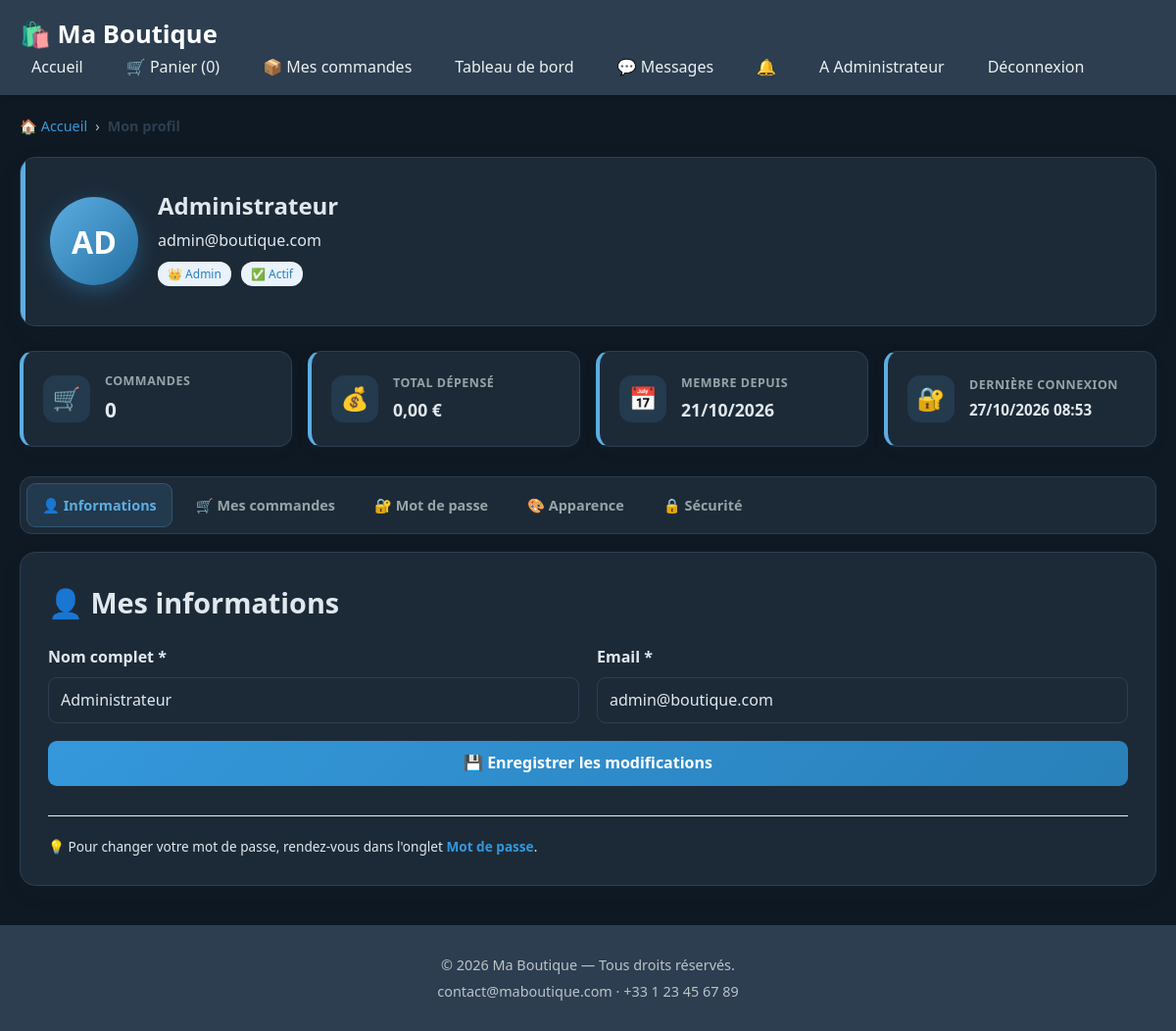
Page /profil.php (signed in) on the earlier database version.
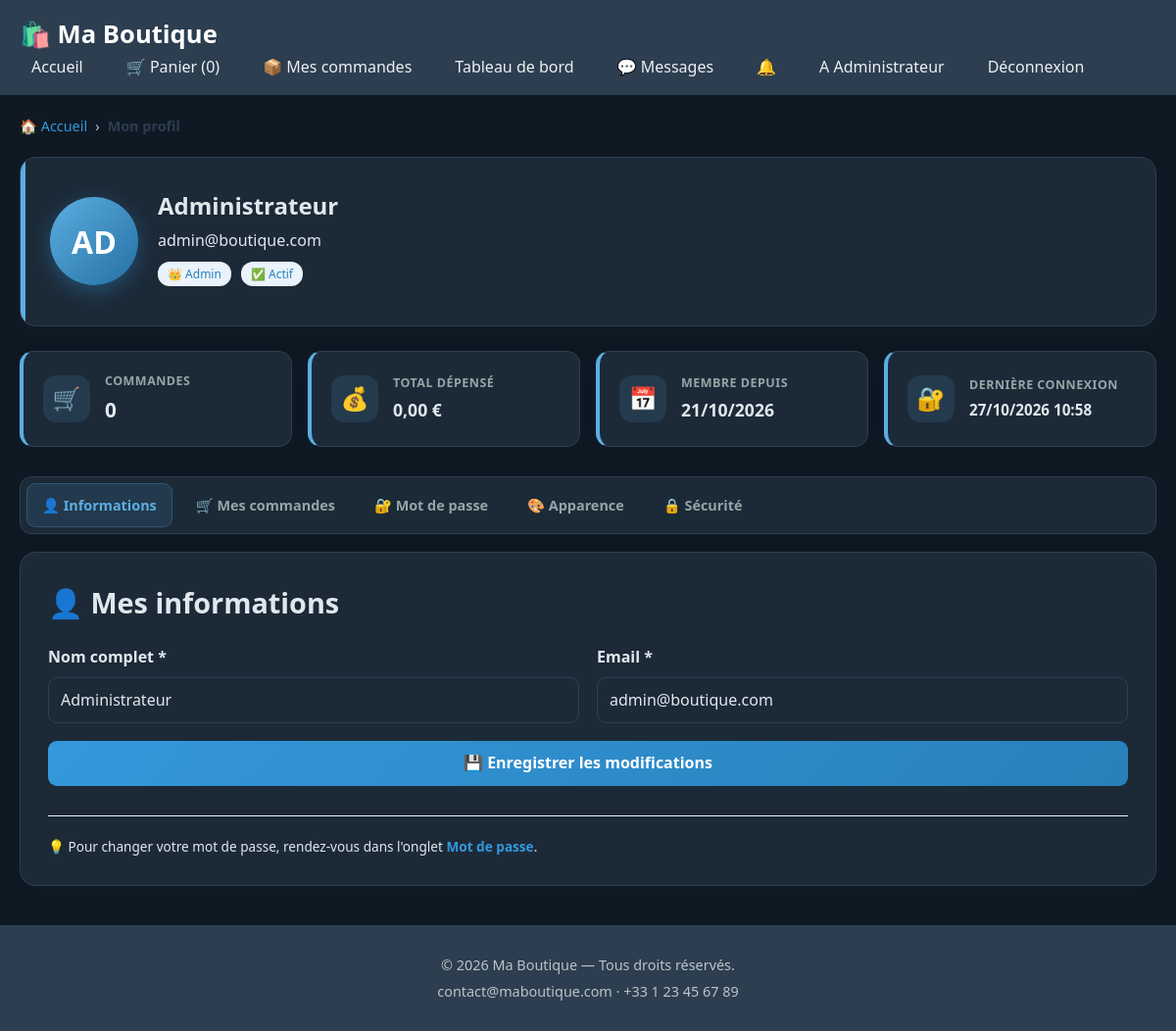
Same page on the later database version.
### tables this page shows
CREATE TABLE `historique_connexions` (
  `id` int(11) NOT NULL AUTO_INCREMENT,
  `utilisateur_id` int(11) DEFAULT NULL,
  `ip_adresse` varchar(45) DEFAULT NULL,
  `date_connexion` timestamp NULL DEFAULT current_timestamp(),
  PRIMARY KEY (`id`),
  KEY `utilisateur_id` (`utilisateur_id`),
  CONSTRAINT `historique_connexions_ibfk_1` FOREIGN KEY (`utilisateur_id`) REFERENCES `utilisateurs` (`id`)
);

### profil.php (the view, shortened to what the changed rows need)
<?php
require_once 'config/init.php';
$onglet = $_GET['onglet'] ?? 'infos';
$stmt = $pdo->prepare("SELECT * FROM utilisateurs WHERE id = ?");
$stmt->execute([$_SESSION['user_id']]);
$user = $stmt->fetch();
$stmt = $pdo->prepare("
    SELECT date_connexion, ip_adresse
    FROM historique_connexions
    WHERE utilisateur_id = ?
    ORDER BY date_connexion DESC
    LIMIT 5
");
$stmt->execute([$_SESSION['user_id']]);
$connexions = $stmt->fetchAll();
include 'includes/header.php';
?>
<div class="profil-header">
    <div class="profil-header-info">
        <h1><?= htmlspecialchars($user['nom']) ?></h1>
    </div>
</div>
<section class="stats-grid profile-stats">
    <div class="stat-card stat-blue">
        <div class="stat-content">
            <p class="stat-label">Dernière connexion</p>
            <h3 class="stat-value" style="font-size:0.95rem;">
                <?= !empty($connexions) ? date('d/m/Y H:i', strtotime($connexions[0]['date_connexion'])) : '—' ?>
            </h3>
        </div>
    </div>
</section>
<section class="card profile-content <?= in_array($onglet, ['commandes', 'securite'], true) ? 'profile-table-content' : '' ?>">
    <div class="card-body">
    <?php if ($onglet === 'infos'): ?>
        <h2 style="margin-bottom:20px;">👤 Mes informations</h2>
    <?php endif; ?>
    </div>
</section>
<?php include 'includes/footer.php'; ?>

Differences in the rows shown:
no longer on this page (row unchanged): historique_connexions: date_connexion "27/10/2026 08:53"
added historique_connexions: date_connexion "27/10/2026 10:58"
